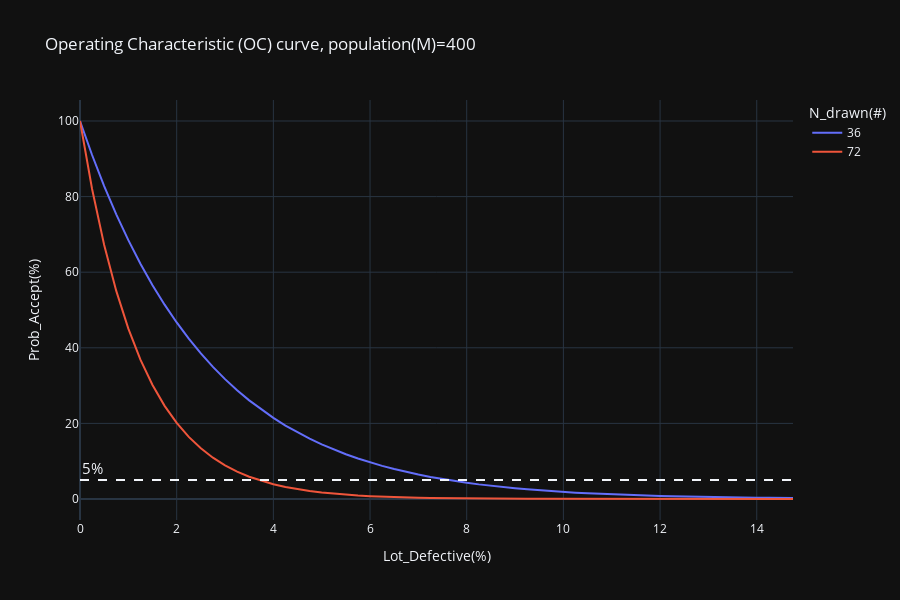

The cell this chart's notebook holds for it:
### Markdown cell above
OC curve

### Code cell
fig = px.line(df, x='Lot_Defective', y='Prob_Accept', color='N_drawn',height=600
                ,title=f"Operating Characteristic (OC) curve, population(M)={M}"
                ,labels={
                    'Lot_Defective':'Lot_Defective(%)',
                    'Prob_Accept':'Prob_Accept(%)',
                    'N_drawn':'N_drawn(#)'})
fig.add_hline(y=5, line_dash="dash"
            ,annotation_text="5%"
            ,annotation_position="top left"
            ,annotation_font_size=15)
fig.show()
fig.write_html(f"OCcurve_population{M}.html")

### Figure 1 — Plotly figure (JSON) as saved in the notebook; plotly's stock layout.template omitted (floating-point values rounded to 4 significant figures)
{"data": [{"hovertemplate": "N_drawn(#)=36<br>Lot_Defective(%)=%{x}<br>Prob_Accept(%)=%{y}<extra></extra>", "legendgroup": "36", "line": {"color": "#636efa", "dash": "solid"}, "marker": {"symbol": "circle"}, "mode": "lines", "name": "36", "orientation": "v", "showlegend": true, "type": "scatter", "x": [0, 0.25, 0.5, 0.75, 1, 1.25, 1.5, 1.75, 2, 2.25, 2.5, 2.75, 3, 3.25, 3.5, 3.75, 4, 4.25, 4.5, 4.75, 5, 5.25, 5.5, 5.75, 6, 6.25, 6.5, 6.75, 7.0, 7.25, 7.5, 7.75, 8, 8.25, 8.5, 8.75, 9, 9.25, 9.5, 9.75, 10, 10.25, 10.5, 10.75, 11, 11.25, 11.5, 11.75, 12, 12.25, 12.5, 12.75, 13, 13.25, 13.5, 13.75, 14.0, 14.25, 14.5, 14.75], "xaxis": "x", "y": [100, 91, 82.79, 75.3, 68.47, 62.25, 56.57, 51.41, 46.7, 42.41, 38.5, 34.95, 31.71, 28.77, 26.1, 23.66, 21.45, 19.44, 17.61, 15.95, 14.44, 13.08, 11.83, 10.71, 9.68, 8.76, 7.92, 7.15, 6.46, 5.84, 5.27, 4.76, 4.29, 3.87, 3.49, 3.15, 2.84, 2.56, 2.31, 2.08, 1.87, 1.68, 1.51, 1.36, 1.22, 1.1, 0.99, 0.89, 0.8, 0.72, 0.64, 0.58, 0.52, 0.46, 0.42, 0.37, 0.33, 0.3, 0.27, 0.24], "yaxis": "y"}, {"hovertemplate": "N_drawn(#)=72<br>Lot_Defective(%)=%{x}<br>Prob_Accept(%)=%{y}<extra></extra>", "legendgroup": "72", "line": {"color": "#EF553B", "dash": "solid"}, "marker": {"symbol": "circle"}, "mode": "lines", "name": "72", "orientation": "v", "showlegend": true, "type": "scatter", "x": [0, 0.25, 0.5, 0.75, 1, 1.25, 1.5, 1.75, 2, 2.25, 2.5, 2.75, 3, 3.25, 3.5, 3.75, 4, 4.25, 4.5, 4.75, 5, 5.25, 5.5, 5.75, 6, 6.25, 6.5, 6.75, 7.0, 7.25, 7.5, 7.75, 8, 8.25, 8.5, 8.75, 9, 9.25, 9.5, 9.75, 10, 10.25, 10.5, 10.75, 11, 11.25, 11.5, 11.75, 12, 12.25, 12.5, 12.75, 13, 13.25, 13.5, 13.75, 14.0, 14.25, 14.5, 14.75], "xaxis": "x", "y": [100, 82, 67.2, 55.05, 45.06, 36.87, 30.15, 24.64, 20.13, 16.43, 13.4, 10.93, 8.91, 7.25, 5.9, 4.8, 3.9, 3.17, 2.58, 2.09, 1.7, 1.37, 1.11, 0.9, 0.73, 0.59, 0.48, 0.38, 0.31, 0.25, 0.2, 0.16, 0.13, 0.11, 0.08, 0.07, 0.05, 0.04, 0.04, 0.03, 0.02, 0.02, 0.01, 0.01, 0.01, 0.01, 0.01, 0, 0, 0, 0, 0, 0, 0, 0, 0, 0, 0, 0, 0], "yaxis": "y"}], "layout": {"annotations": [{"font": {"size": 15}, "showarrow": false, "text": "5%", "x": 0, "xanchor": "left", "xref": "x domain", "y": 5, "yanchor": "bottom", "yref": "y"}], "height": 600, "legend": {"title": {"text": "N_drawn(#)"}, "tracegroupgap": 0}, "shapes": [{"line": {"dash": "dash"}, "type": "line", "x0": 0, "x1": 1, "xref": "x domain", "y0": 5, "y1": 5, "yref": "y"}], "title": {"text": "Operating Characteristic (OC) curve, population(M)=400"}, "xaxis": {"anchor": "y", "domain": [0, 1], "title": {"text": "Lot_Defective(%)"}}, "yaxis": {"anchor": "x", "domain": [0, 1], "title": {"text": "Prob_Accept(%)"}}}}
